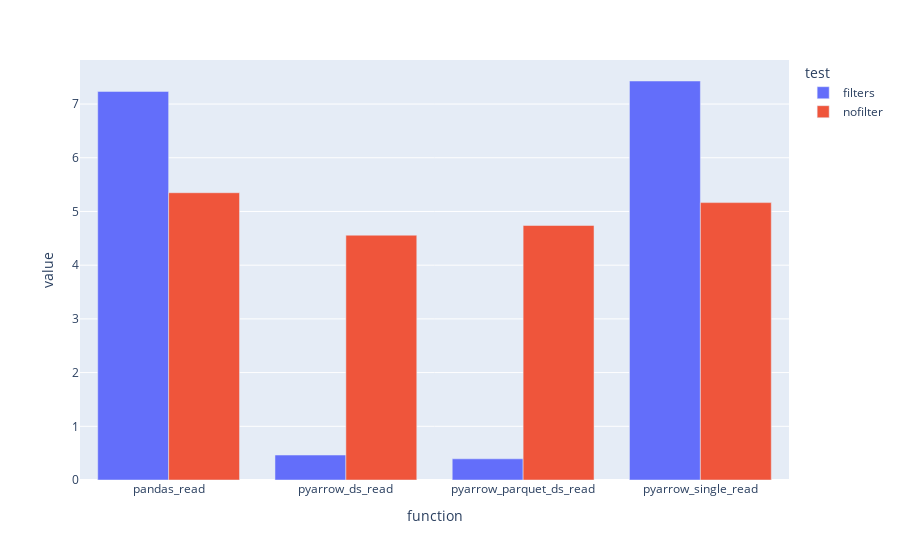

Notebook code cell kept with this figure:
### Code cell
px.bar(
    dfa[dfa["dataset"] == "dataset_1"],
    x="function",
    y="value",
    color="test",
    barmode="group",
)

### Figure 1 — Plotly figure (JSON) as saved in the notebook; plotly's stock layout.template omitted (floating-point values rounded to 4 significant figures)
{"data": [{"alignmentgroup": "True", "hovertemplate": "test=filters<br>function=%{x}<br>value=%{y}<extra></extra>", "legendgroup": "filters", "marker": {"color": "#636efa"}, "name": "filters", "offsetgroup": "filters", "orientation": "v", "showlegend": true, "textposition": "auto", "type": "bar", "x": ["pandas_read", "pyarrow_ds_read", "pyarrow_parquet_ds_read", "pyarrow_single_read"], "xaxis": "x", "y": [7.236, 0.4645, 0.3944, 7.43], "yaxis": "y"}, {"alignmentgroup": "True", "hovertemplate": "test=nofilter<br>function=%{x}<br>value=%{y}<extra></extra>", "legendgroup": "nofilter", "marker": {"color": "#EF553B"}, "name": "nofilter", "offsetgroup": "nofilter", "orientation": "v", "showlegend": true, "textposition": "auto", "type": "bar", "x": ["pandas_read", "pyarrow_ds_read", "pyarrow_parquet_ds_read", "pyarrow_single_read"], "xaxis": "x", "y": [5.349, 4.558, 4.739, 5.165], "yaxis": "y"}], "layout": {"barmode": "group", "legend": {"title": {"text": "test"}, "tracegroupgap": 0}, "margin": {"t": 60}, "xaxis": {"anchor": "y", "domain": [0, 1], "title": {"text": "function"}}, "yaxis": {"anchor": "x", "domain": [0, 1], "title": {"text": "value"}}}}
